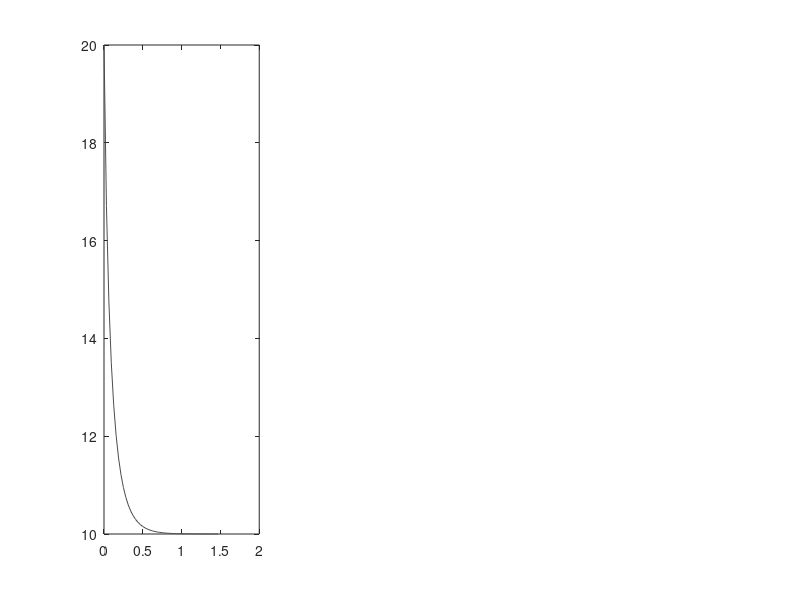

MATLAB code to generate this figure: (Note: this script raises an error after producing the figure.)
clear all;clf;hold on;
disp('============================================')
figure(1)
hold on
format shortG

%Time boundaries
t_start = 0;
dts = ones(1,6);
for dti = 1:length(dts)
    dts(dti) = 1./(2.^(dti-1));
end
dts = fliplr(dts);
% dts = dts(3);
t_end = 5*10^0;
t_end_plot = 1.5;
newtonE = 1e-4;

%Given ODE and initial condition
dpdt = @(p) 7*(1 - p/10)*p;
dpdt_prime = @(p) 7*(1 - p/5);
p0 = 20;

%Analytical solution
p = @(t) 200 ./ (20-10*exp(-7*t));
exactT = t_start:dts(1):t_end;
P = p(exactT);

methods = {'Explicit Euler', 'Heun', 'Runge-Kutta'};
methods = {'Explicit Euler', 'Heun', 'Implicit Euler'};
methodIdx = 1;
exactError = zeros(size(methods,2), size(dts,2));
approxError = zeros(size(methods,2), size(dts,2));
times = zeros(size(methods,2), size(dts,2));

for method = methods
    %Plot each method on the separate subplot
    subplot(1,size(methods,2),methodIdx);
    legendStrings = {'Analytic'};
    plot(exactT(1:round(t_end_plot/dts(1))), P(1:round(t_end_plot/dts(1))), 'Color', [0.3 0.3 0.3]);
    
    nsBest = [];	%the most precise solution
    timestepIdx=1;
    for dt = dts
        T = t_start:dt:t_end;
        
        %Execution of numerical methods
        [ns times(methodIdx,timestepIdx)] = numerical( dpdt, dpdt_prime, p0, t_start, dt, t_end , method, newtonE);
        
        %Save the most precise solution
        if dt == dts(1) nsBest = ns; end
        
        %Plot of the numerical methods
        hold on; ylim([0 20]);
        gColor = [0,0,0]; gColor(methodIdx) = min([dt^0.5 1]);
        plot(T(1:round(t_end_plot/dt)), ns(1:round(t_end_plot/dt)), 'x', 'Color', gColor);

        %Compute the exact error
        %interpP = interp1(exactT, P, t_start:dt:t_end, 'linear');
        interpP = P(1:dt/dts(1):length(P));
        exactErrorF = @(N) sqrt(sum((N-interpP).^2)*dt/5);
        exactError(methodIdx,timestepIdx) = exactErrorF(ns);
        
        %Compute approximation error
        %interpNsBest = interp1(exactT, nsBest, t_start:dt:t_end, 'linear');
        interpNsBest = nsBest(1:dt/dts(1):length(nsBest));
        approximationErrorF = @(N) sqrt(sum((N-interpNsBest).^2)*dt/5);
        if dt ~= dts(1)
            approxError(methodIdx,timestepIdx) = approximationErrorF(ns);
        end
        
        %Format a legend
        errorString = sprintf('exactError=%2.6f', exactError(methodIdx,timestepIdx));
        dtString = sprintf('dt=%2.3f', dt);
        nextLegendString = sprintf('%s', dtString);
        legendStrings = [legendStrings, nextLegendString];
        
        timestepIdx = timestepIdx + 1;
    end
    
    legend(legendStrings, 'Location', 'southeast')
    title(method);
    methodIdx=methodIdx+1;
end;

hold off;

% clf;
% plot(T, f(T));